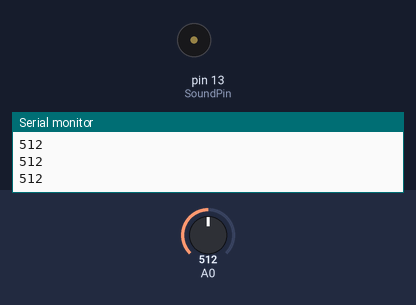
Bench run of a sketch on a simulated Arduino Uno, built with avr-gcc and run on an emulated ATmega328P. Shown: buzzer (waves = sounding), the last lines printed to the serial monitor. The test bench sets the inputs (shaded band); at power-on: A0 = 512.

Above: at 1.2 s.
1.3 s: A0 set to 983
2.8 s: A0 set to 1009
At 3.1 s:
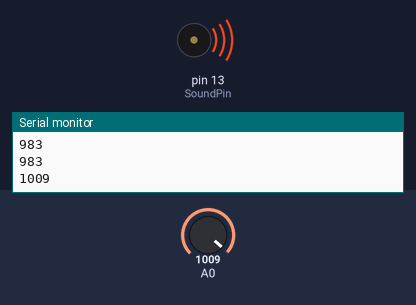
Timing chart, 0 to 11.8 s (numbered marks = the images above; inputs shaded):
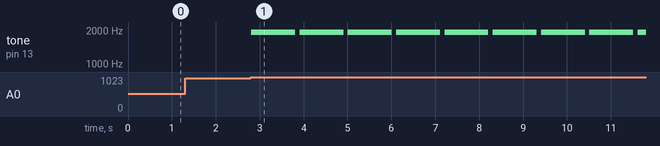

Measured:
- the behaviour switches between 1000 and 1001 on A0 (found by bisection; images 0 and 1)
- after the input at 2.8 s, tone on pin 13 (SoundPin): alternates 1915 Hz for 1.0 s and silent for 0.10 s, starting at once

The sketch:

saund.ino
```cpp
int SoundPin = 13;

int val;


int D = 1000;
void setup()
{
  Serial.begin(9600);


}
void sound()
{
  tone(SoundPin, 1915);
  delay(1000);
  noTone(13);
}

void loop()
{
  val=analogRead(0);

  Serial.println(val,DEC);

if (val>1000){sound();}
  delay(100);
  noTone(13);
}
```
